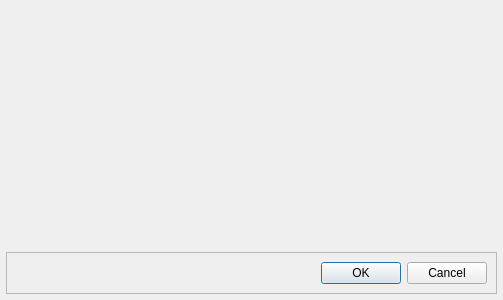
<ui version="4.0" >
 <class>ModalDialog</class>
 <widget class="QDialog" name="ModalDialog" >
  <property name="geometry" >
   <rect>
    <x>0</x>
    <y>0</y>
    <width>503</width>
    <height>300</height>
   </rect>
  </property>
  <property name="windowTitle" >
   <string>Dialog</string>
  </property>
  <layout class="QVBoxLayout" >
   <property name="margin" >
    <number>6</number>
   </property>
   <property name="spacing" >
    <number>6</number>
   </property>
   <item>
    <widget class="QFrame" name="contentFrame" >
     <property name="sizePolicy" >
      <sizepolicy>
       <hsizetype>5</hsizetype>
       <vsizetype>7</vsizetype>
       <horstretch>0</horstretch>
       <verstretch>0</verstretch>
      </sizepolicy>
     </property>
     <property name="frameShape" >
      <enum>QFrame::NoFrame</enum>
     </property>
     <property name="frameShadow" >
      <enum>QFrame::Raised</enum>
     </property>
    </widget>
   </item>
   <item>
    <widget class="QFrame" name="buttonFrame" >
     <property name="frameShape" >
      <enum>QFrame::StyledPanel</enum>
     </property>
     <property name="frameShadow" >
      <enum>QFrame::Raised</enum>
     </property>
     <layout class="QHBoxLayout" >
      <property name="margin" >
       <number>9</number>
      </property>
      <property name="spacing" >
       <number>6</number>
      </property>
      <item>
       <widget class="QDialogButtonBox" name="buttonBox" >
        <property name="orientation" >
         <enum>Qt::Horizontal</enum>
        </property>
        <property name="standardButtons" >
         <set>QDialogButtonBox::Cancel|QDialogButtonBox::NoButton|QDialogButtonBox::Ok</set>
        </property>
        <property name="centerButtons" >
         <bool>false</bool>
        </property>
       </widget>
      </item>
     </layout>
    </widget>
   </item>
  </layout>
 </widget>
 <resources/>
 <connections/>
</ui>
